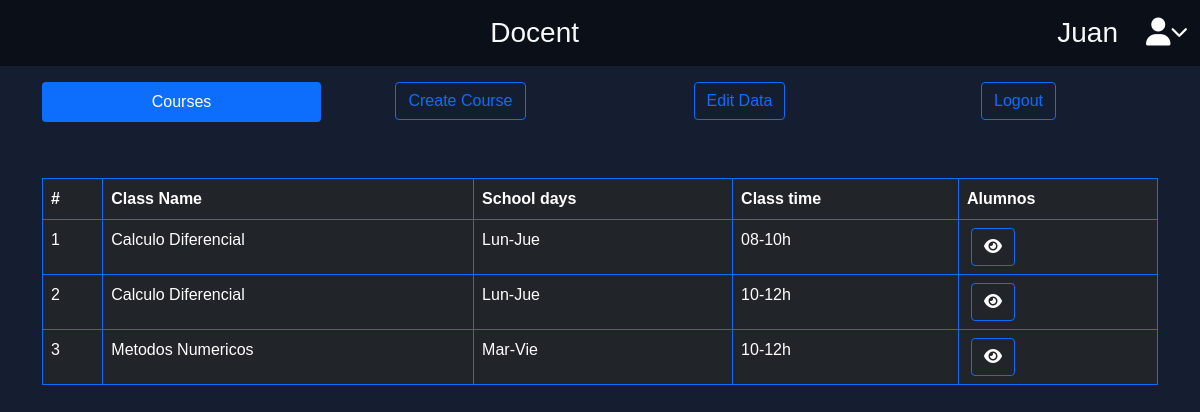
/index.php?docentView=docent_view (signed in), run on the app's committed database.
### tables this page shows
CREATE TABLE IF NOT EXISTS curso(
	cur_id INT NOT NULL AUTO_INCREMENT,
	cur_mat_id VARCHAR (10) NOT NULL,
    cur_doc_id INT NOT NULL,
    cur_dias_clase VARCHAR (20) NOT NULL COMMENT 'Lun-Jue (para lunes y jueves), Mar-Vie (para martes y viernes), Lun_Mie_Jue (para Lunes, Miercoles y Jueves), etc',
    cur_horas_clase VARCHAR (10) NOT NULL COMMENT '08-10h, 10-12h, 12-14h, etc',
    PRIMARY KEY (cur_id),
    INDEX (cur_dias_clase),
    UNIQUE (cur_doc_id, cur_dias_clase, cur_horas_clase),
    
    CONSTRAINT fk_materia_curso
		FOREIGN KEY (cur_mat_id)
        REFERENCES materia (mat_clave)
        ON DELETE RESTRICT
        ON UPDATE RESTRICT,
        
	CONSTRAINT fk_maestro_curso
		FOREIGN KEY (cur_doc_id)
        REFERENCES docente (doc_id)
        ON DELETE RESTRICT
        ON UPDATE RESTRICT
);

CREATE TABLE IF NOT EXISTS materia(
	mat_clave VARCHAR (10) NOT NULL COMMENT 'identificador de la materia',
    mat_nombre VARCHAR (40) NOT NULL COMMENT 'Nombre de la materia',
    PRIMARY KEY (mat_clave),	 
								 
	INDEX (mat_nombre)
);

### controladores/P_controlador.php (called while the page is built)
<?php
class ControladorPlantilla{
    public function ctrTraerPlantilla(){
            include "vistas/plantilla.php";
    }
}

### index.php (called while the page is built, shortened)
<?php
require_once "controladores/P_controlador.php";
require_once "controladores/docent_controller.php";
require_once "controladores/course_controller.php";
require_once "controladores/inscripcion_controller.php";
require_once "modelos/course_model.php";
require_once "modelos/docent_model.php";
$plantilla = new ControladorPlantilla();
$plantilla -> ctrTraerPlantilla();

### controladores/course_controller.php (called while the page is built, shortened)
<?php
class ControladorCurso{
    static public function ctrSeleccionarCursosDocente(){
        $item = "doc_id";
        $valor = $_SESSION["docent_id"];
        $respuesta = ModeloCurso::mdlSeleccionarCursosDocente($item, $valor);
        return $respuesta;
    }
}

### modelos/conexion.php (called while the page is built)
<?php
class Conexion{
    static public function conectar(){
        $link = new PDO("mysql:host=localhost:3380; dbname=schology", "root", "");
        $link -> exec("set names utf8");
        return $link;
    }
}
?>

### modelos/docent_model.php (called while the page is built, shortened)
<?php
require_once "conexion.php";
class ModeloDocente{
    static public function mdlSeleccionarRegistros($tabla, $item, $valor){
        if($item == null && $valor == null){
            $stmt = Conexion::conectar() -> prepare("SELECT * FROM $tabla ORDER BY doc_ap_pat ASC");
            $stmt->execute();
            return $stmt -> fetchAll();
        }else{
            $stmt = Conexion::conectar() -> prepare("SELECT * FROM $tabla WHERE $item = :$item");
            $stmt -> bindParam(":".$item, $valor, PDO::PARAM_STR);
            $stmt->execute();
            return $stmt -> fetch();
        }
    }
}

### controladores/docent_controller.php (called while the page is built, shortened)
<?php
class ControladorDocente{
    static public function ctrSeleccionarDocente_id(){
        $tabla = "docente";
        $item = "doc_email";
        $valor = $_SESSION["docent_email"];
        $respuesta = ModeloDocente::mdlSeleccionarRegistros($tabla, $item, $valor);
        return $respuesta;
    }
}

### modelos/course_model.php (called while the page is built, shortened)
<?php
require_once "conexion.php";
class ModeloCurso{
    static public function mdlSeleccionarCursosDocente($item, $valor){
        $stmt = Conexion::conectar() -> prepare(
            "SELECT curso.cur_id, materia.mat_nombre, curso.cur_dias_clase, curso.cur_horas_clase
	            FROM materia
                INNER JOIN curso
		            ON materia.mat_clave = curso.cur_mat_id
	            INNER JOIN docente
		            ON curso.cur_doc_id = doc_id
	            WHERE docente.$item = :$item;
        ");
        $stmt -> bindParam(":".$item, $valor, PDO::PARAM_STR);
        $stmt->execute();
        return $stmt -> fetchAll();
    }
}

### vistas/pages/Docent/view/vista.php (the view, shortened to what this page needs)
<?php
$docent = ControladorDocente::ctrSeleccionarDocente_id();
$docentes = ControladorCurso::ctrSeleccionarCursosDocente();
?>
<table class="table table-dark table-bordered border-primary">
  <thead>
    <tr>
      <th scope="col">#</th>
      <th scope="col">Class Name</th>
      <th scope="col">School days</th>
      <th scope="col">Class time</th>
      <th scope="col" >Alumnos</th>
    </tr>
  </thead>
  <tbody>
    <?php foreach ($docentes as $key => $value) : ?>
      <tr>
        <td><?php echo ($key + 1); ?></td>
        <td><?php echo $value["mat_nombre"]; ?></td>
        <td><?php echo $value["cur_dias_clase"]; ?></td>
        <td><?php echo $value["cur_horas_clase"]; ?></td>
        <td>
          <div class="btn-group">
            <div class="px-1">
              <a href="index.php?docentView=alumnos&cur_id=<?php echo $value["cur_id"]; ?>" class="btn btn-primary"><i class="fa-solid fa-eye" style="color: #fffff;"></i></a>
            </div>
          </div>
        </td>
      </tr>
    <?php endforeach ?>
  </tbody>
</table>

### vistas/plantilla.php (shortened to what this page needs)
<?php
if (isset($_GET["studentLogin"])) {
    include "pages/Student/student_login.php";
}
else if (isset($_GET["docentLogin"])) {
    include "pages/Docent/docent_login.php";
}
else if (isset($_GET["docentView"])) {
    include "pages/Docent/docentView.php";
}
?>

### vistas/pages/Docent/docentView.php (shortened to what this page needs)
<?php
$docent = ControladorDocente::ctrSeleccionarDocente_id();
?>
<!doctype html>
<html lang="en">
<head>
    <link href="https://cdn.jsdelivr.net/npm/bootstrap@5.0.2/dist/css/bootstrap.min.css" rel="stylesheet"
>
    <link type="text/css" rel="stylesheet" href="vistas/css/front.css" />
    <link type="text/css" rel="stylesheet" href="vistas/css/create_curs.css" />
</head>
<body>
    <div class="container-fluid Schology">
        <h3 class="text-center text-light py-3">Docent
        <ul style="float: right" class="nav justify-content-end"><?php print_r($docent[1])?>&emsp;
                <li>
                    <a class="dropdown" data-bs-toggle="dropdown" role="button" aria-expanded="false">
                        <i class="fa-solid fa-user" style="color: #fff"></i><i class="fa-solid fa-chevron-down fa-2xs" style="color: #ffffff;"></i>
                    </a>
                        <li><a class="dropdown-item" href="index.php?docentView=info_profile&id=<?php print_r($_SESSION["docent_email"])?> "><i class="fa-solid fa-circle-info" style="color: #0040ff;"></i> Your profile</a></li>
                        <li><a class="dropdown-item" href="index.php?docentView=edit_profile&id=<?php print_r($_SESSION["docent_email"])?> "><i class="fa-solid fa-pencil" style="color: #0040ff;"></i> Edit</a></li>
                </li>
            </ul>
        </h3>
    </div>
    <div class="container-fluid">
        <div class="container">
            <ul class="nav nav-justified py-2 nav-pills">
                <?php
                include "vistas/pages/contenidos/c_docent_view.php";
                ?>
            </ul>
        </div>
    </div>
    <div class="container-fluid">
        <div class="container py-5">
            <?php
            if (isset($_GET["docentView"])) {
                if (
                    $_GET["docentView"] == "vista" ||
                    $_GET["docentView"] == "create_course" ||
                    $_GET["docentView"] == "edit_data" ||
                    $_GET["docentView"] == "curso" ||
                    $_GET["docentView"] == "materias" ||
                    $_GET["docentView"] == "alumnos" ||
                    $_GET["docentView"] == "logout"
                ){
                    include "view/" . $_GET["docentView"] . ".php";
                }
                elseif ($_GET["docentView"] == "edit_profile" || $_GET["docentView"] == "info_profile") {
                    include "view/profile/" . $_GET["docentView"] . ".php";
                }
                else {
                    include "view/vista.php";
                }
            }
            ?>
        </div>
    </div>
</body>
</html>

### vistas/pages/contenidos/c_docent_view.php (shortened to what this page needs)
<?php if (isset($_GET["docentView"])): ?>
<?php if ($_GET["docentView"] == 'docent_view'): ?>
    <li class="nav-item">
        <a href="index.php?docentView=vista" class="nav-link active">Courses</a>
    </li>
    <li class="nav-item">
            <a href="index.php?docentView=create_course" class="btn btn-outline-primary">Create Course</a>
    </li>
    <li class="nav-item">
        <a href="index.php?docentView=edit_data" class="btn btn-outline-primary">Edit Data</a>
    </li>
    <li class="nav-item">
            <a href="index.php?docentView=logout" class="btn btn-outline-primary">Logout</a>
    </li>
<?php endif ?>
<?php endif ?>

### vistas/css/front.css (style rules this page uses)
body { margin:0; padding:0; font-family: sans-serif; background-color: #141e30; }
.Schology { background-color: rgba(0,0,0,.5);; }

### vistas/css/create_curs.css (style rules this page uses)
.btn { background-color: transparent; }

### data on the page
curso: cur_mat.mat_nombre "Calculo Diferencial", cur_dias_clase "Lun-Jue", cur_horas_clase "08-10h"
curso: cur_mat.mat_nombre "Calculo Diferencial", cur_dias_clase "Lun-Jue", cur_horas_clase "10-12h"
curso: cur_mat.mat_nombre "Metodos Numericos", cur_dias_clase "Mar-Vie", cur_horas_clase "10-12h"
